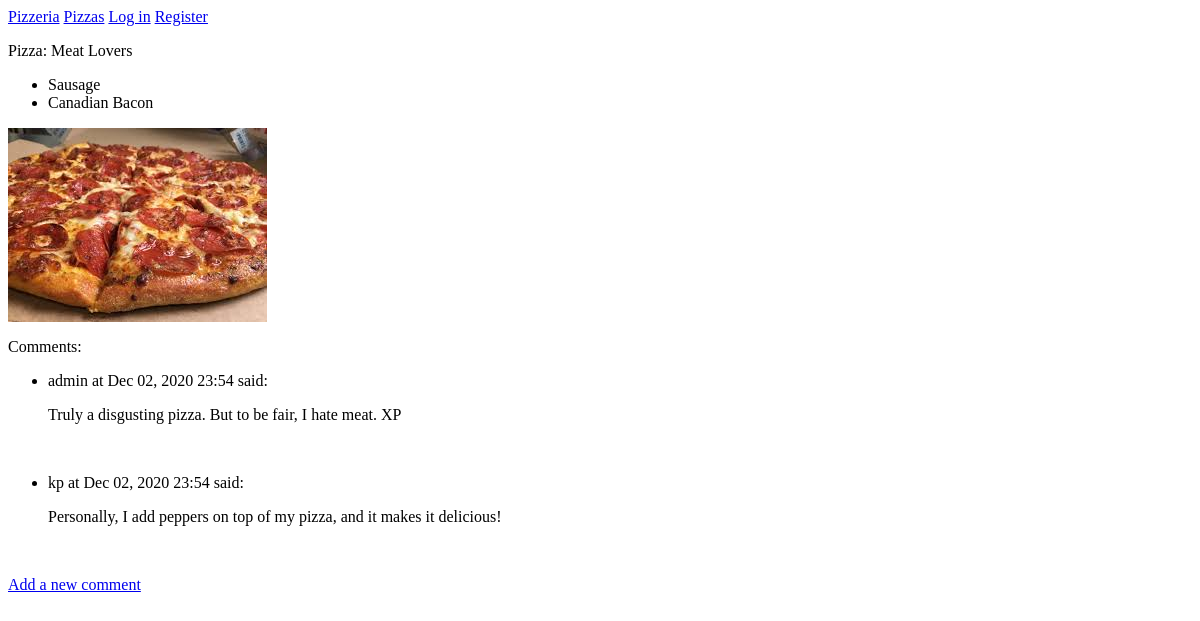
The page /pizzas/2/ on the database as committed earlier.
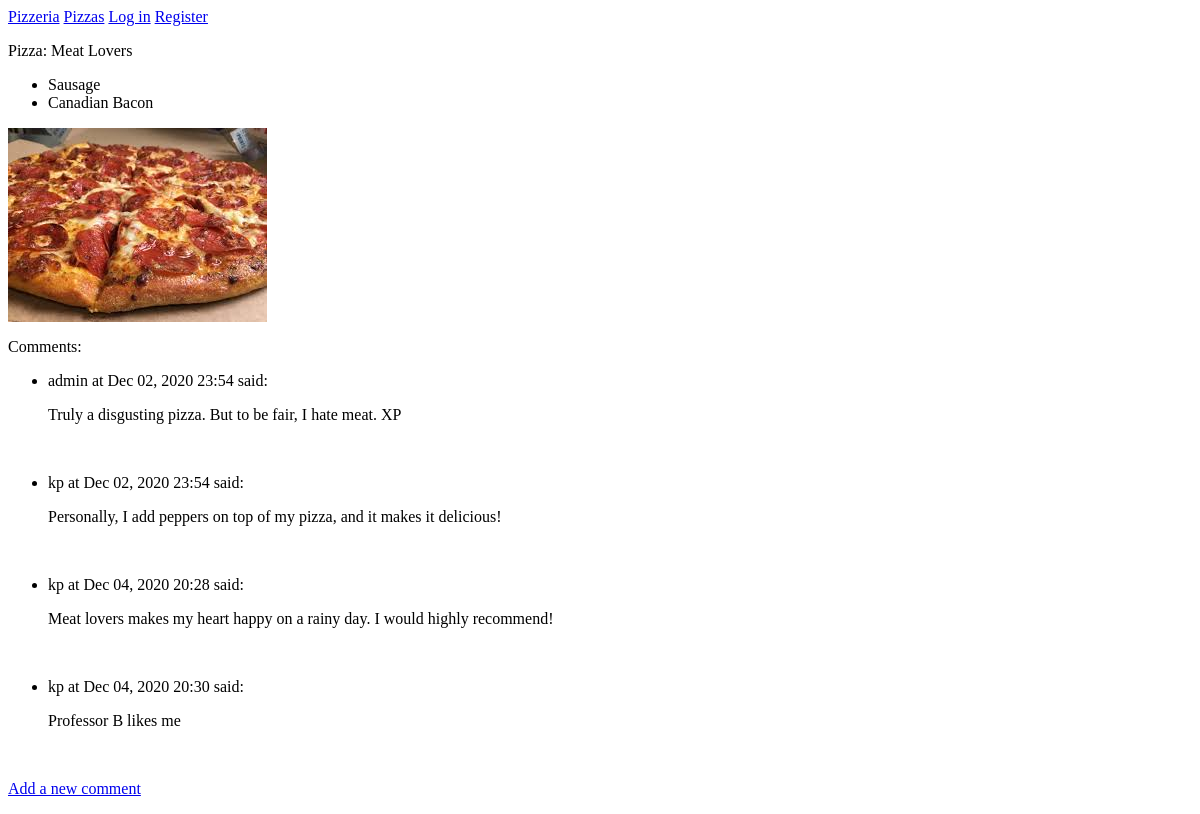
The same page on the database as committed later.
### pizzas/models.py (models this page shows, shortened)
class Topping(models.Model):
    pizza = models.ForeignKey(Pizza, on_delete=models.CASCADE)
    name = models.CharField(max_length=200)

class Comment(models.Model):
    pizza = models.ForeignKey(Pizza, on_delete=models.CASCADE)
    owner = models.ForeignKey(User, on_delete=models.CASCADE)
    text = models.TextField()
    date_added = models.DateTimeField(auto_now_add=True)

### pizzas/views.py (the view)
# urls.py: path('pizzas/<int:pizza_id>/', views.pizza, name='pizza'),
def pizza(request, pizza_id):
    pizza = Pizza.objects.get(id=pizza_id)
    toppings = pizza.topping_set.all()
    comment = pizza.comment_set.all()
    context = {'pizza':pizza, 'toppings':toppings, 'comments': comment} #red is variable for html site
    return render(request, 'pizzas/pizza.html', context)

### pizzas/models.py (called while the page is built)
    def __str__(self):
        return self.name

### pizzas/templates/pizzas/pizza.html
{% extends 'pizzas/base.html' %}
{% load static %}
{% block content %}
<p>Pizza: {{pizza}}</p>
<ul>
    {% for topping in toppings %}
    <li>{{ topping.name }}</li>
    {% empty %}
    <li>There are no toppings for this pizza yet.</li>
    {% endfor %}
</ul>
<img src="{% static 'pizzas/images/pizza_html_photo.jpg' %}">
<p>Comments: </p>
<ul>
    {% for comment in comments %}
    <li>{{comment.owner}} at {{comment.date_added|date:'M d, Y H:i'}} said:</li>
    <p>{{ comment.text }}<p>
    <br>
    {% empty %}
    <li>There are no comments for this pizza yet.</li>
    {% endfor %}
</ul>
<p>
    <a href="{% url 'pizzas:new_comment' pizza.id %}">Add a new comment</a>
</p>
{% endblock content %}

Rows that differ between the two databases and show on the page:
added Comment: owner "kp", date_added "Dec 04, 2020 20:28", text "Meat lovers makes my heart happy on a rainy day. I would highly recommend!"
added Comment: owner "kp", date_added "Dec 04, 2020 20:30", text "Professor B likes me"
